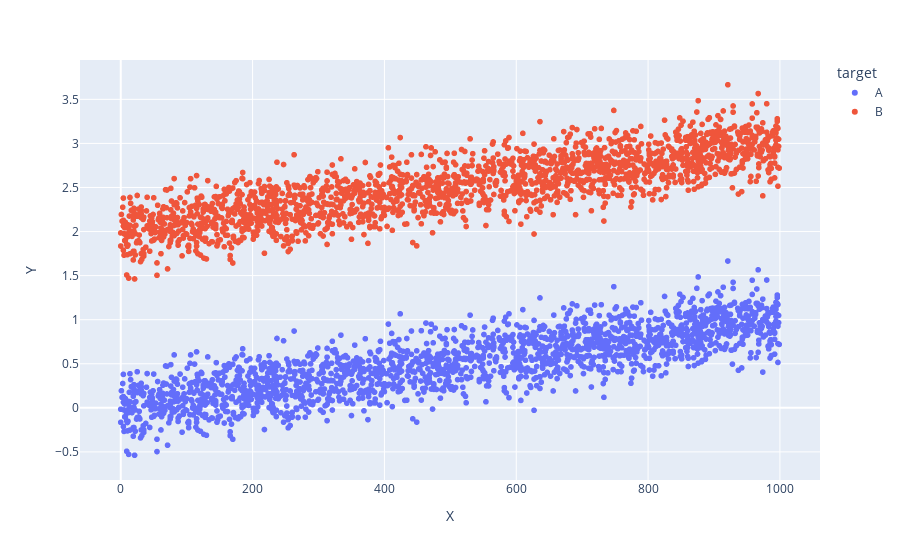

Notebook code cell kept with this figure:
### Code cell
import numpy as np
import pandas as pd
import plotly.express as px
import random
 

#X = np.random.random_integers(0, 1000, 2000) # this works but it publishes an error "This function is deprecated. Please call randint(0, 1000 + 1) instead"
x1 = random.sample(range(0, 1000), 1000) # random.sample cannot select more than the range
X = random.choices(x1, k=2000) # random.choices does sampling with replacement or repeat
n = np.random.normal(0, 0.2, 2000)

Y1 = 0.001 * np.asarray(X)  + np.asarray(n)  # np.asarray() converts the list to numpy array
Y2 = 0.001 * np.asarray(X) + 2 + np.asarray(n)

d1 ={'X':X, 'Y':Y1, 'target':'A'}
df1 = pd.DataFrame(data=d1)

d2 ={'X':X, 'Y':Y2, 'target':'B'}
df2 = pd.DataFrame(data=d2)

df_vertical_stack = pd.concat([df1, df2], axis=0) # Stack the DataFrames on top of each other

fig = px.scatter(df_vertical_stack, x="X", y="Y", color="target")
fig.show()

### Figure 1 — Plotly figure (JSON) as saved in the notebook; plotly's stock layout.template omitted (floating-point values rounded to 4 significant figures; data arrays with more than 128 entries replaced by an {"elided": "..."} marker saying what was removed)
{"data": [{"hovertemplate": "target=A<br>X=%{x}<br>Y=%{y}<extra></extra>", "legendgroup": "A", "marker": {"color": "#636efa", "symbol": "circle"}, "mode": "markers", "name": "A", "showlegend": true, "type": "scattergl", "x": {"elided": "2000 int values"}, "xaxis": "x", "y": {"elided": "2000 float values"}, "yaxis": "y"}, {"hovertemplate": "target=B<br>X=%{x}<br>Y=%{y}<extra></extra>", "legendgroup": "B", "marker": {"color": "#EF553B", "symbol": "circle"}, "mode": "markers", "name": "B", "showlegend": true, "type": "scattergl", "x": {"elided": "2000 int values"}, "xaxis": "x", "y": {"elided": "2000 float values"}, "yaxis": "y"}], "layout": {"legend": {"title": {"text": "target"}, "tracegroupgap": 0}, "margin": {"t": 60}, "xaxis": {"anchor": "y", "domain": [0, 1], "title": {"text": "X"}}, "yaxis": {"anchor": "x", "domain": [0, 1], "title": {"text": "Y"}}}}
